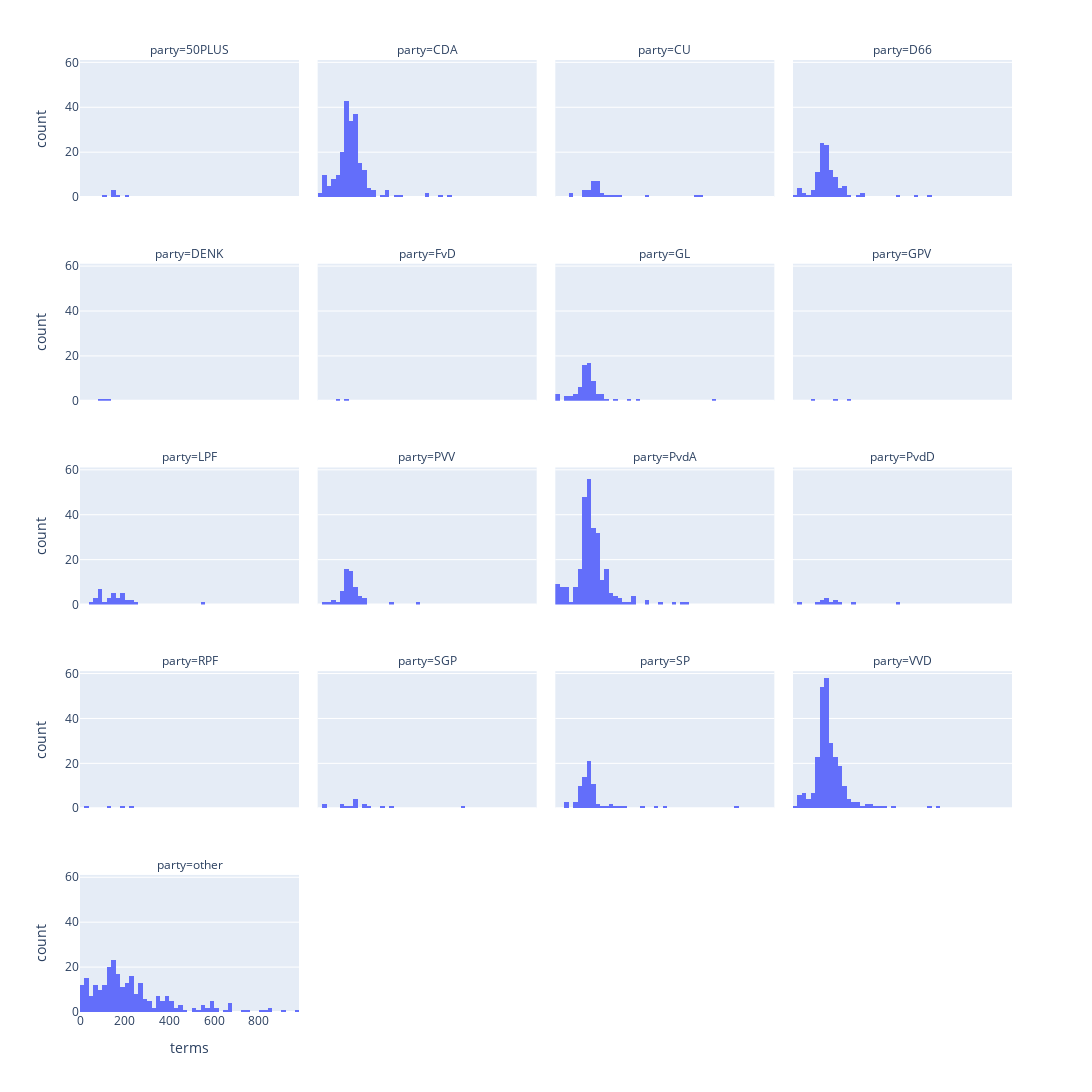

Write notebook code for a chart like this one.
### Code cell
fig = px.histogram(partijen_terms.query('terms < 1000'), x = "terms", width = 1500, height=1200, facet_col = "party", facet_col_wrap = 4)
fig

### Figure 1 — Plotly figure (JSON) as saved in the notebook; plotly's stock layout.template omitted (floating-point values rounded to 4 significant figures; data arrays with more than 128 entries replaced by an {"elided": "..."} marker saying what was removed)
{"data": [{"alignmentgroup": "True", "bingroup": "x", "hovertemplate": "party=50PLUS<br>terms=%{x}<br>count=%{y}<extra></extra>", "legendgroup": "", "marker": {"color": "#636efa"}, "name": "", "offsetgroup": "", "orientation": "v", "showlegend": false, "type": "histogram", "x": [144.9, 167.9, 206.4, 154.4, 144.7, 114.3], "xaxis": "x17", "yaxis": "y17"}, {"alignmentgroup": "True", "bingroup": "x", "hovertemplate": "party=CDA<br>terms=%{x}<br>count=%{y}<extra></extra>", "legendgroup": "", "marker": {"color": "#636efa"}, "name": "", "offsetgroup": "", "orientation": "v", "showlegend": false, "type": "histogram", "x": {"elided": "213 float values"}, "xaxis": "x18", "yaxis": "y18"}, {"alignmentgroup": "True", "bingroup": "x", "hovertemplate": "party=CU<br>terms=%{x}<br>count=%{y}<extra></extra>", "legendgroup": "", "marker": {"color": "#636efa"}, "name": "", "offsetgroup": "", "orientation": "v", "showlegend": false, "type": "histogram", "x": [190.2, 406.3, 262.4, 138.9, 168.0, 179.5, 141.5, 630, 128.7, 221.7, 187, 182.5, 154.3, 174.2, 188.6, 74.86, 168.5, 218.1, 170.7, 245.8, 184.1, 200.1, 184.0, 280, 641, 61, 131.1, 190.0, 166, 159.2, 167.6], "xaxis": "x19", "yaxis": "y19"}, {"alignmentgroup": "True", "bingroup": "x", "hovertemplate": "party=D66<br>terms=%{x}<br>count=%{y}<extra></extra>", "legendgroup": "", "marker": {"color": "#636efa"}, "name": "", "offsetgroup": "", "orientation": "v", "showlegend": false, "type": "histogram", "x": [137.9, 140.4, 157.8, 185.9, 142.2, 152.2, 230.8, 135, 163, 225.0, 141.0, 154.3, 108.5, 158.2, 141.8, 170.8, 139.5, 126.6, 141.2, 108.5, 125.6, 130.8, 134.7, 105.6, 151.7, 147.1, 114.4, 149.3, 130.2, 541, 11, 182.5, 143, 298, 119.8, 124.3, 173.3, 185.0, 229.8, 149.0, 157.2, 55, 130.3, 315.5, 186.7, 117.3, 120.3, 109.3, 126.5, 22, 131.6, 142.6, 137.3, 132.3, 113.5, 478, 88.18, 97.49, 169.0, 132.5, 141.0, 226.0, 144.4, 211.3, 137.2, 170.3, 99, 185.1, 135.4, 250.5, 140.3, 193.4, 149.6, 62.67, 177.9, 171.9, 124.6, 186.0, 129.5, 191.1, 104.2, 30.5, 135.7, 156.4, 117, 125.9, 215, 154.1, 171.1, 166.7, 59.33, 163.9, 114.8, 156.9, 180.4, 168.8, 133.6, 166.6, 308, 33, 238.6, 218.5, 37, 120.4, 210.0, 609], "xaxis": "x20", "yaxis": "y20"}, {"alignmentgroup": "True", "bingroup": "x", "hovertemplate": "party=DENK<br>terms=%{x}<br>count=%{y}<extra></extra>", "legendgroup": "", "marker": {"color": "#636efa"}, "name": "", "offsetgroup": "", "orientation": "v", "showlegend": false, "type": "histogram", "x": [109.6, 134.1, 92.88], "xaxis": "x13", "yaxis": "y13"}, {"alignmentgroup": "True", "bingroup": "x", "hovertemplate": "party=FvD<br>terms=%{x}<br>count=%{y}<extra></extra>", "legendgroup": "", "marker": {"color": "#636efa"}, "name": "", "offsetgroup": "", "orientation": "v", "showlegend": false, "type": "histogram", "x": [83.33, 129.4], "xaxis": "x14", "yaxis": "y14"}, {"alignmentgroup": "True", "bingroup": "x", "hovertemplate": "party=GL<br>terms=%{x}<br>count=%{y}<extra></extra>", "legendgroup": "", "marker": {"color": "#636efa"}, "name": "", "offsetgroup": "", "orientation": "v", "showlegend": false, "type": "histogram", "x": [125, 142.0, 161.8, 330.2, 146.2, 714.5, 145.4, 118.3, 129.2, 140.5, 159.1, 149.2, 137.0, 121.3, 109.3, 132.2, 127, 114.9, 142.7, 196.8, 145.9, 174.5, 62, 44, 175.9, 111.9, 126.0, 209.1, 147.3, 193.4, 88.83, 121.8, 161.4, 12, 109.6, 125.4, 129.2, 133.4, 98.88, 134.5, 132.0, 143.4, 120.5, 204.7, 163.5, 267.6, 170, 98.4, 136.7, 158.6, 372.5, 125.0, 140.1, 164.8, 100.8, 229, 12, 144.3, 46, 149.3, 182.4, 18, 162.8, 162.5, 78, 153.0, 149.6, 149.8, 200.3], "xaxis": "x15", "yaxis": "y15"}, {"alignmentgroup": "True", "bingroup": "x", "hovertemplate": "party=GPV<br>terms=%{x}<br>count=%{y}<extra></extra>", "legendgroup": "", "marker": {"color": "#636efa"}, "name": "", "offsetgroup": "", "orientation": "v", "showlegend": false, "type": "histogram", "x": [245.5, 88, 184.4], "xaxis": "x16", "yaxis": "y16"}, {"alignmentgroup": "True", "bingroup": "x", "hovertemplate": "party=LPF<br>terms=%{x}<br>count=%{y}<extra></extra>", "legendgroup": "", "marker": {"color": "#636efa"}, "name": "", "offsetgroup": "", "orientation": "v", "showlegend": false, "type": "histogram", "x": [148.5, 189.4, 142.6, 193.4, 125.3, 86.88, 132.3, 91.98, 184.7, 173.1, 202.3, 84.17, 97.48, 87.39, 187.6, 106.6, 141.7, 206.5, 89.84, 557, 58, 164.3, 70.61, 182.6, 167.8, 135.3, 231, 239.0, 247, 154, 154.2, 82.82, 68.26, 78], "xaxis": "x9", "yaxis": "y9"}, {"alignmentgroup": "True", "bingroup": "x", "hovertemplate": "party=PVV<br>terms=%{x}<br>count=%{y}<extra></extra>", "legendgroup": "", "marker": {"color": "#636efa"}, "name": "", "offsetgroup": "", "orientation": "v", "showlegend": false, "type": "histogram", "x": [130.4, 164.2, 140.2, 156.2, 139.3, 185.9, 133.1, 166.0, 140.5, 130.5, 164.3, 128.6, 126.4, 105.8, 111.0, 143.2, 122.7, 122.9, 142.3, 127.4, 104.0, 153.2, 170.5, 136.8, 205.2, 131.5, 192.1, 163.8, 130.9, 141.6, 154.0, 213.0, 152.1, 166.9, 181.9, 153.1, 64, 139.1, 111.3, 175.8, 207.6, 132.3, 133.7, 178.0, 151.1, 70, 24, 457, 334, 97, 149.8, 50, 152.0, 183.7, 118, 139.3, 143.6, 115, 145.3], "xaxis": "x10", "yaxis": "y10"}, {"alignmentgroup": "True", "bingroup": "x", "hovertemplate": "party=PvdA<br>terms=%{x}<br>count=%{y}<extra></extra>", "legendgroup": "", "marker": {"color": "#636efa"}, "name": "", "offsetgroup": "", "orientation": "v", "showlegend": false, "type": "histogram", "x": {"elided": "271 float values"}, "xaxis": "x11", "yaxis": "y11"}, {"alignmentgroup": "True", "bingroup": "x", "hovertemplate": "party=PvdD<br>terms=%{x}<br>count=%{y}<extra></extra>", "legendgroup": "", "marker": {"color": "#636efa"}, "name": "", "offsetgroup": "", "orientation": "v", "showlegend": false, "type": "histogram", "x": [110.5, 143.0, 35, 173.6, 269.3, 141.2, 461, 136.3, 192.0, 144.4, 125.9, 205.3, 194.6], "xaxis": "x12", "yaxis": "y12"}, {"alignmentgroup": "True", "bingroup": "x", "hovertemplate": "party=RPF<br>terms=%{x}<br>count=%{y}<extra></extra>", "legendgroup": "", "marker": {"color": "#636efa"}, "name": "", "offsetgroup": "", "orientation": "v", "showlegend": false, "type": "histogram", "x": [225.7, 199.6, 136.3, 27], "xaxis": "x5", "yaxis": "y5"}, {"alignmentgroup": "True", "bingroup": "x", "hovertemplate": "party=SGP<br>terms=%{x}<br>count=%{y}<extra></extra>", "legendgroup": "", "marker": {"color": "#636efa"}, "name": "", "offsetgroup": "", "orientation": "v", "showlegend": false, "type": "histogram", "x": [210.4, 642, 167.8, 115.9, 166.7, 176.6, 174.5, 298, 150, 109, 35, 28.5, 323.4, 134, 221.3, 211.8], "xaxis": "x6", "yaxis": "y6"}, {"alignmentgroup": "True", "bingroup": "x", "hovertemplate": "party=SP<br>terms=%{x}<br>count=%{y}<extra></extra>", "legendgroup": "", "marker": {"color": "#636efa"}, "name": "", "offsetgroup": "", "orientation": "v", "showlegend": false, "type": "histogram", "x": [157.1, 309.8, 47, 144.8, 123.2, 483.7, 146.5, 147.3, 97.98, 120.8, 108.4, 113.4, 129.8, 141.2, 118.0, 151.1, 118.1, 113.9, 186.0, 149.9, 389, 242, 161.2, 800, 128.5, 164.1, 153.9, 177.3, 142.9, 124, 148.3, 130.1, 141.0, 127.3, 173.9, 143.1, 116.3, 166.4, 165.7, 294.7, 159.0, 444.5, 165.9, 129.7, 173.8, 95.66, 147.5, 128.0, 135.2, 121.4, 168, 169.0, 154.1, 119.9, 226.6, 150.5, 52, 187.4, 207.4, 143.1, 101, 42, 133.9, 169.5, 250, 93, 154.4, 131.8, 146.6, 273.5, 147.6, 154.1, 137, 118.4, 101.4], "xaxis": "x7", "yaxis": "y7"}, {"alignmentgroup": "True", "bingroup": "x", "hovertemplate": "party=VVD<br>terms=%{x}<br>count=%{y}<extra></extra>", "legendgroup": "", "marker": {"color": "#636efa"}, "name": "", "offsetgroup": "", "orientation": "v", "showlegend": false, "type": "histogram", "x": {"elided": "262 float values"}, "xaxis": "x8", "yaxis": "y8"}, {"alignmentgroup": "True", "bingroup": "x", "hovertemplate": "party=other<br>terms=%{x}<br>count=%{y}<extra></extra>", "legendgroup": "", "marker": {"color": "#636efa"}, "name": "", "offsetgroup": "", "orientation": "v", "showlegend": false, "type": "histogram", "x": {"elided": "260 float values"}, "xaxis": "x", "yaxis": "y"}], "layout": {"annotations": [{"font": {}, "showarrow": false, "text": "party=other", "x": 0.1175, "xanchor": "center", "xref": "paper", "y": 0.144, "yanchor": "bottom", "yref": "paper"}, {"font": {}, "showarrow": false, "text": "party=RPF", "x": 0.1175, "xanchor": "center", "xref": "paper", "y": 0.358, "yanchor": "bottom", "yref": "paper"}, {"font": {}, "showarrow": false, "text": "party=SGP", "x": 0.3725, "xanchor": "center", "xref": "paper", "y": 0.358, "yanchor": "bottom", "yref": "paper"}, {"font": {}, "showarrow": false, "text": "party=SP", "x": 0.6275, "xanchor": "center", "xref": "paper", "y": 0.358, "yanchor": "bottom", "yref": "paper"}, {"font": {}, "showarrow": false, "text": "party=VVD", "x": 0.8825, "xanchor": "center", "xref": "paper", "y": 0.358, "yanchor": "bottom", "yref": "paper"}, {"font": {}, "showarrow": false, "text": "party=LPF", "x": 0.1175, "xanchor": "center", "xref": "paper", "y": 0.572, "yanchor": "bottom", "yref": "paper"}, {"font": {}, "showarrow": false, "text": "party=PVV", "x": 0.3725, "xanchor": "center", "xref": "paper", "y": 0.572, "yanchor": "bottom", "yref": "paper"}, {"font": {}, "showarrow": false, "text": "party=PvdA", "x": 0.6275, "xanchor": "center", "xref": "paper", "y": 0.572, "yanchor": "bottom", "yref": "paper"}, {"font": {}, "showarrow": false, "text": "party=PvdD", "x": 0.8825, "xanchor": "center", "xref": "paper", "y": 0.572, "yanchor": "bottom", "yref": "paper"}, {"font": {}, "showarrow": false, "text": "party=DENK", "x": 0.1175, "xanchor": "center", "xref": "paper", "y": 0.786, "yanchor": "bottom", "yref": "paper"}, {"font": {}, "showarrow": false, "text": "party=FvD", "x": 0.3725, "xanchor": "center", "xref": "paper", "y": 0.786, "yanchor": "bottom", "yref": "paper"}, {"font": {}, "showarrow": false, "text": "party=GL", "x": 0.6275, "xanchor": "center", "xref": "paper", "y": 0.786, "yanchor": "bottom", "yref": "paper"}, {"font": {}, "showarrow": false, "text": "party=GPV", "x": 0.8825, "xanchor": "center", "xref": "paper", "y": 0.786, "yanchor": "bottom", "yref": "paper"}, {"font": {}, "showarrow": false, "text": "party=50PLUS", "x": 0.1175, "xanchor": "center", "xref": "paper", "y": 1, "yanchor": "bottom", "yref": "paper"}, {"font": {}, "showarrow": false, "text": "party=CDA", "x": 0.3725, "xanchor": "center", "xref": "paper", "y": 1, "yanchor": "bottom", "yref": "paper"}, {"font": {}, "showarrow": false, "text": "party=CU", "x": 0.6275, "xanchor": "center", "xref": "paper", "y": 1, "yanchor": "bottom", "yref": "paper"}, {"font": {}, "showarrow": false, "text": "party=D66", "x": 0.8825, "xanchor": "center", "xref": "paper", "y": 1, "yanchor": "bottom", "yref": "paper"}], "barmode": "relative", "height": 1200, "legend": {"tracegroupgap": 0}, "margin": {"t": 60}, "width": 1500, "xaxis": {"anchor": "y", "domain": [0, 0.235], "title": {"text": "terms"}}, "xaxis10": {"anchor": "y10", "domain": [0.255, 0.49], "matches": "x", "showticklabels": false}, "xaxis11": {"anchor": "y11", "domain": [0.51, 0.745], "matches": "x", "showticklabels": false}, "xaxis12": {"anchor": "y12", "domain": [0.765, 1.0], "matches": "x", "showticklabels": false}, "xaxis13": {"anchor": "y13", "domain": [0, 0.235], "matches": "x", "showticklabels": false}, "xaxis14": {"anchor": "y14", "domain": [0.255, 0.49], "matches": "x", "showticklabels": false}, "xaxis15": {"anchor": "y15", "domain": [0.51, 0.745], "matches": "x", "showticklabels": false}, "xaxis16": {"anchor": "y16", "domain": [0.765, 1.0], "matches": "x", "showticklabels": false}, "xaxis17": {"anchor": "y17", "domain": [0, 0.235], "matches": "x", "showticklabels": false}, "xaxis18": {"anchor": "y18", "domain": [0.255, 0.49], "matches": "x", "showticklabels": false}, "xaxis19": {"anchor": "y19", "domain": [0.51, 0.745], "matches": "x", "showticklabels": false}, "xaxis2": {"anchor": "y2", "domain": [0.255, 0.49], "matches": "x", "title": {"text": "terms"}}, "xaxis20": {"anchor": "y20", "domain": [0.765, 1.0], "matches": "x", "showticklabels": false}, "xaxis3": {"anchor": "y3", "domain": [0.51, 0.745], "matches": "x", "title": {"text": "terms"}}, "xaxis4": {"anchor": "y4", "domain": [0.765, 1.0], "matches": "x", "title": {"text": "terms"}}, "xaxis5": {"anchor": "y5", "domain": [0, 0.235], "matches": "x", "showticklabels": false}, "xaxis6": {"anchor": "y6", "domain": [0.255, 0.49], "matches": "x", "showticklabels": false}, "xaxis7": {"anchor": "y7", "domain": [0.51, 0.745], "matches": "x", "showticklabels": false}, "xaxis8": {"anchor": "y8", "domain": [0.765, 1.0], "matches": "x", "showticklabels": false}, "xaxis9": {"anchor": "y9", "domain": [0, 0.235], "matches": "x", "showticklabels": false}, "yaxis": {"anchor": "x", "domain": [0, 0.144], "title": {"text": "count"}}, "yaxis10": {"anchor": "x10", "domain": [0.428, 0.572], "matches": "y", "showticklabels": false}, "yaxis11": {"anchor": "x11", "domain": [0.428, 0.572], "matches": "y", "showticklabels": false}, "yaxis12": {"anchor": "x12", "domain": [0.428, 0.572], "matches": "y", "showticklabels": false}, "yaxis13": {"anchor": "x13", "domain": [0.642, 0.786], "matches": "y", "title": {"text": "count"}}, "yaxis14": {"anchor": "x14", "domain": [0.642, 0.786], "matches": "y", "showticklabels": false}, "yaxis15": {"anchor": "x15", "domain": [0.642, 0.786], "matches": "y", "showticklabels": false}, "yaxis16": {"anchor": "x16", "domain": [0.642, 0.786], "matches": "y", "showticklabels": false}, "yaxis17": {"anchor": "x17", "domain": [0.856, 1], "matches": "y", "title": {"text": "count"}}, "yaxis18": {"anchor": "x18", "domain": [0.856, 1], "matches": "y", "showticklabels": false}, "yaxis19": {"anchor": "x19", "domain": [0.856, 1], "matches": "y", "showticklabels": false}, "yaxis2": {"anchor": "x2", "domain": [0, 0.144], "matches": "y", "showticklabels": false}, "yaxis20": {"anchor": "x20", "domain": [0.856, 1], "matches": "y", "showticklabels": false}, "yaxis3": {"anchor": "x3", "domain": [0, 0.144], "matches": "y", "showticklabels": false}, "yaxis4": {"anchor": "x4", "domain": [0, 0.144], "matches": "y", "showticklabels": false}, "yaxis5": {"anchor": "x5", "domain": [0.214, 0.358], "matches": "y", "title": {"text": "count"}}, "yaxis6": {"anchor": "x6", "domain": [0.214, 0.358], "matches": "y", "showticklabels": false}, "yaxis7": {"anchor": "x7", "domain": [0.214, 0.358], "matches": "y", "showticklabels": false}, "yaxis8": {"anchor": "x8", "domain": [0.214, 0.358], "matches": "y", "showticklabels": false}, "yaxis9": {"anchor": "x9", "domain": [0.428, 0.572], "matches": "y", "title": {"text": "count"}}}}
